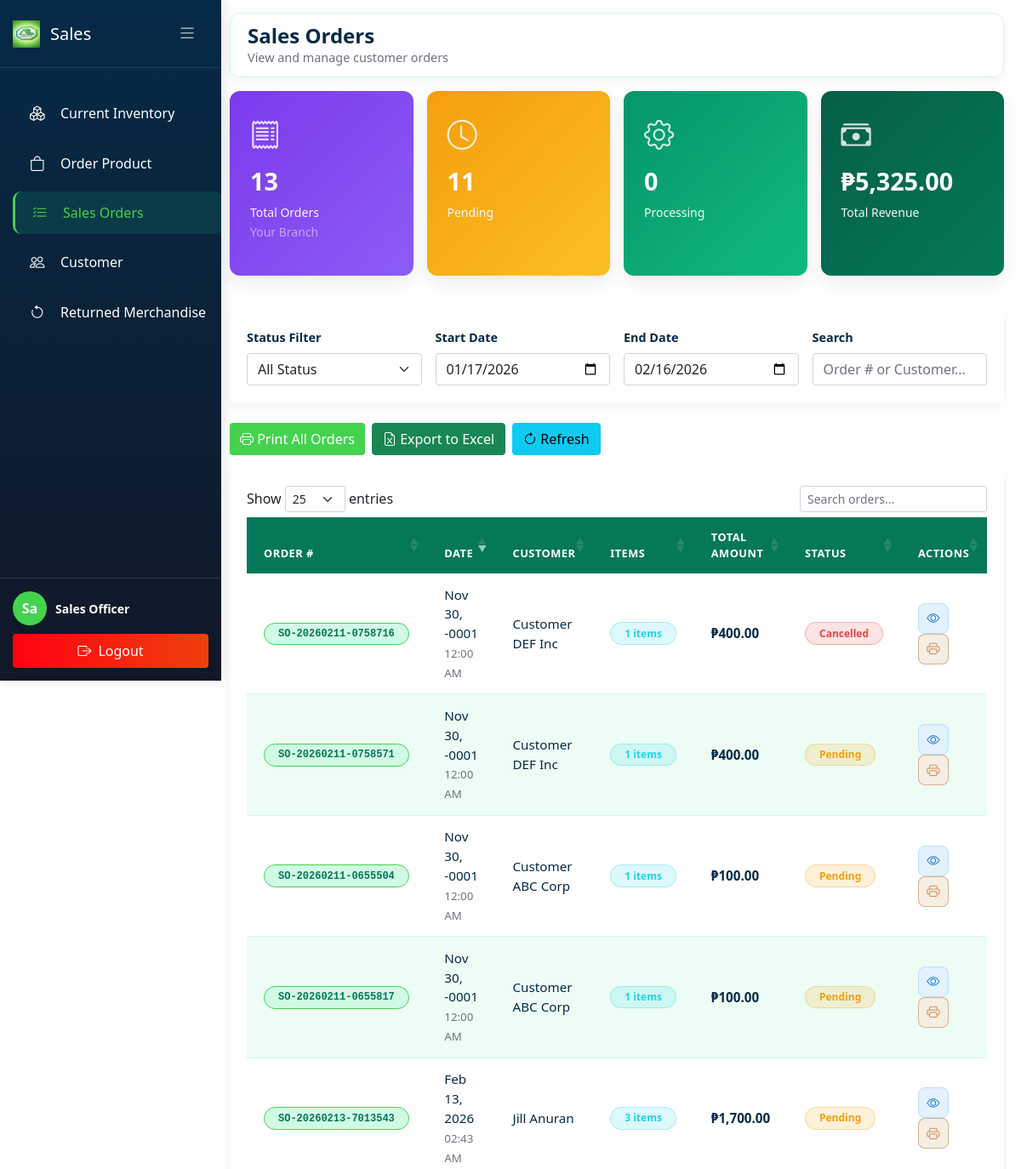
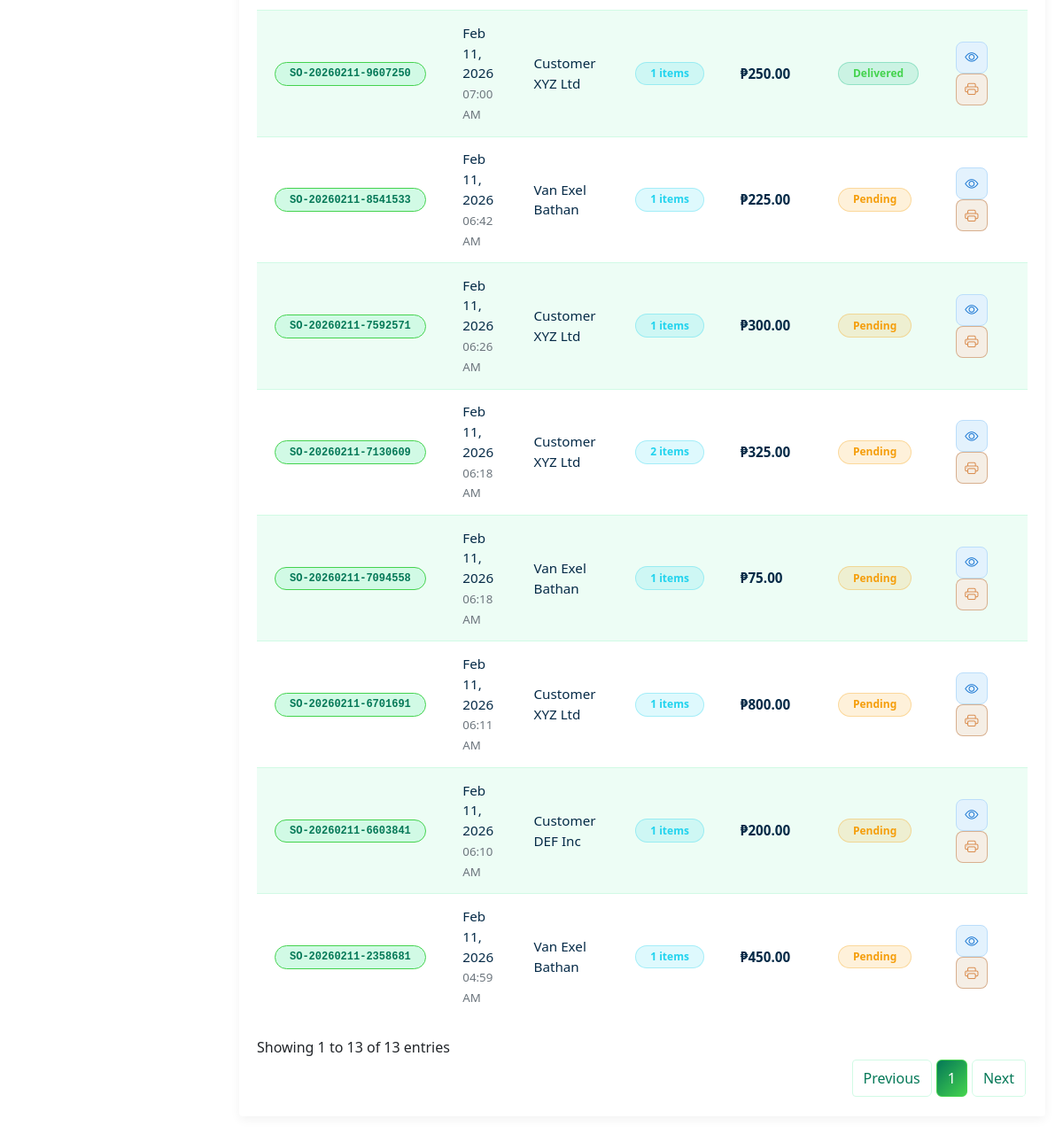
The page /Sales/sales_order.php (signed in) on the database as committed earlier (2 pictures, top to bottom).
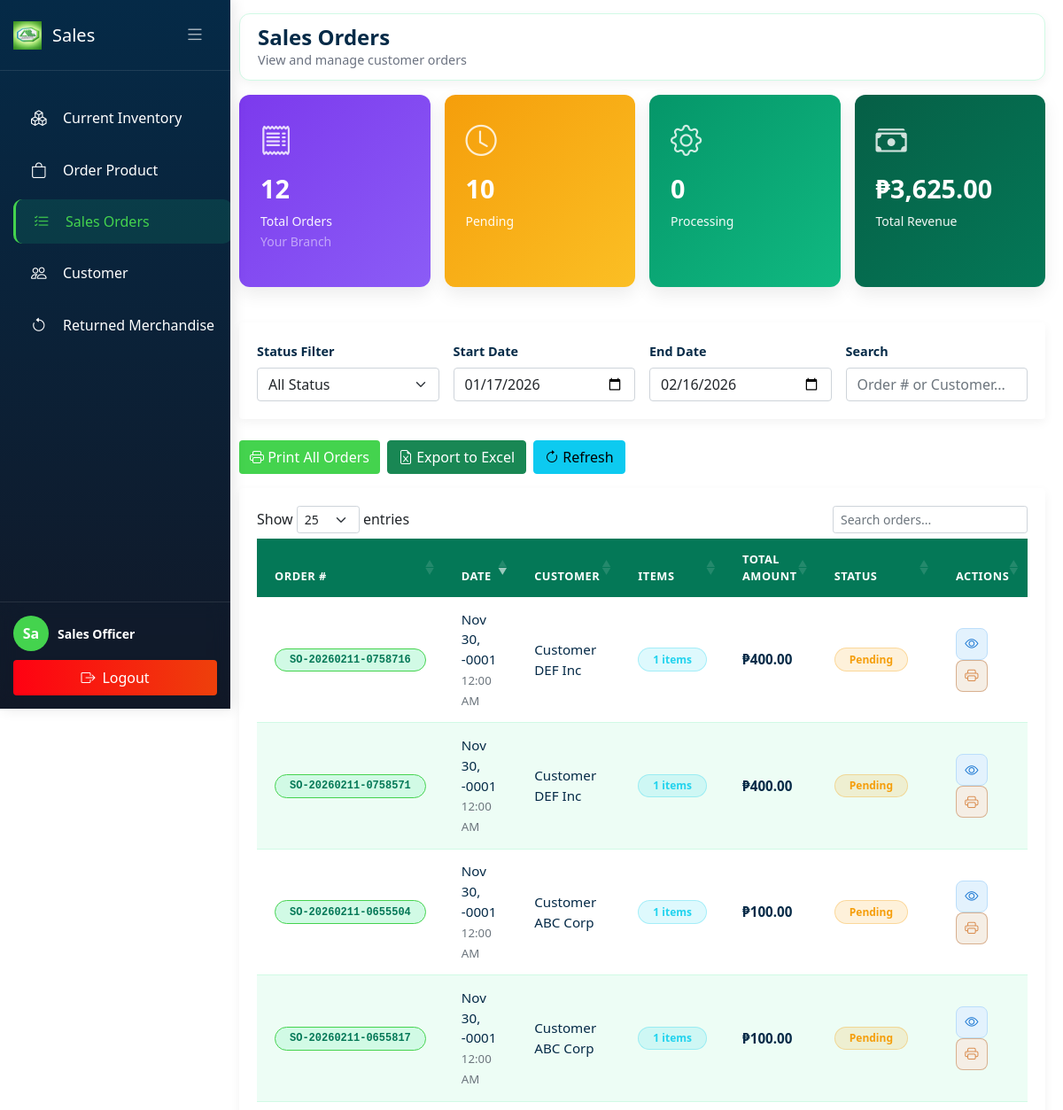
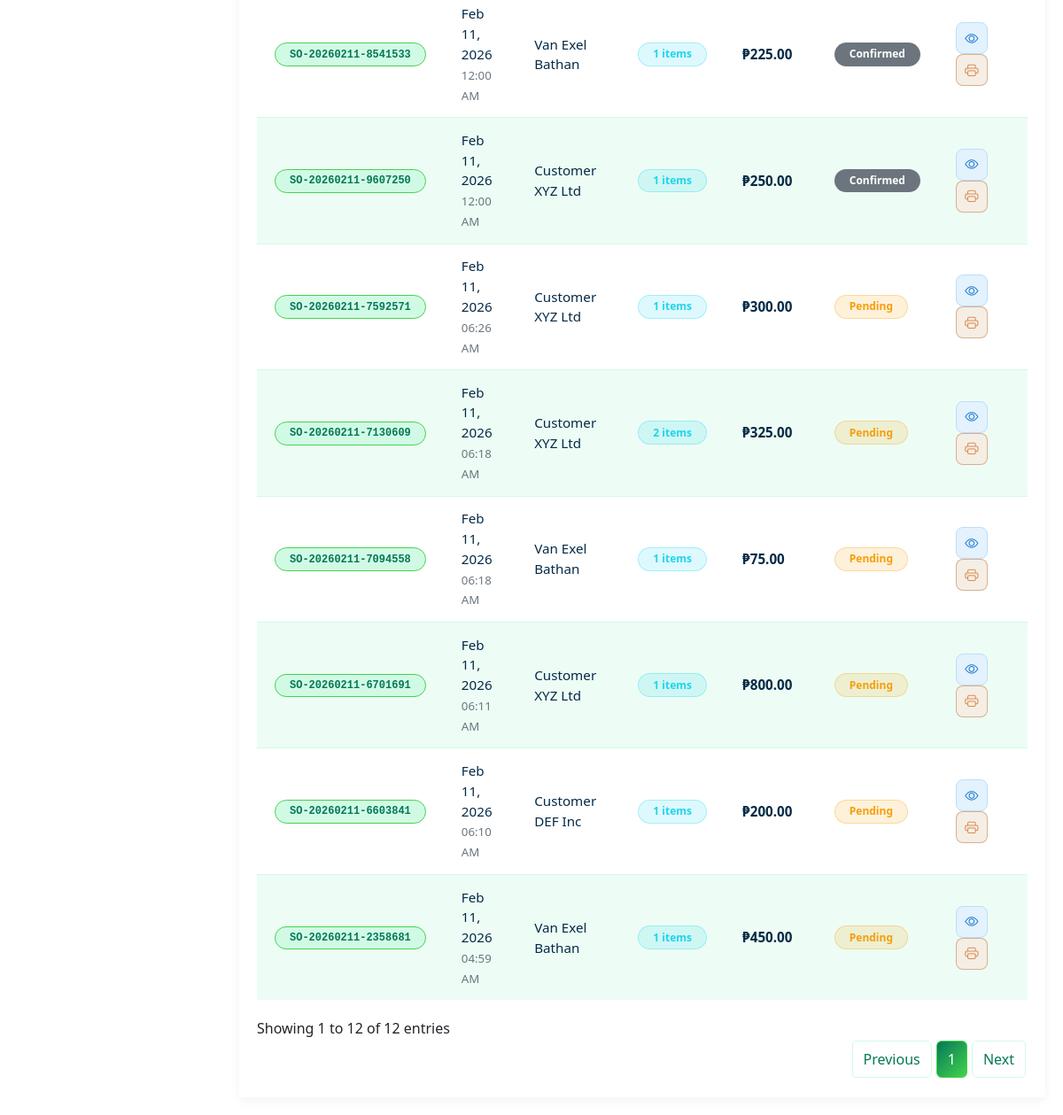
The same page on the database as committed later (2 pictures, top to bottom).
### tables this page shows
CREATE TABLE `sales_orders` (
  `so_id` int(11) NOT NULL,
  `so_number` varchar(50) NOT NULL,
  `customer_id` int(11) NOT NULL,
  `branch_id` int(11) DEFAULT NULL,
  `order_date` datetime NOT NULL,
  `delivery_date` date DEFAULT NULL,
  `total_amount` decimal(12,2) NOT NULL,
  `order_status` enum('pending','confirmed','processing','ready','delivered','cancelled') DEFAULT 'pending',
  `created_by` int(11) NOT NULL,
  `created_at` timestamp NOT NULL DEFAULT current_timestamp(),
  `updated_at` timestamp NOT NULL DEFAULT current_timestamp() ON UPDATE current_timestamp()
);

CREATE TABLE `customers` (
  `customer_id` int(11) NOT NULL,
  `customer_name` varchar(100) NOT NULL,
  `customer_code` varchar(50) NOT NULL,
  `contact_person` varchar(100) DEFAULT NULL,
  `email` varchar(100) DEFAULT NULL,
  `phone_number` varchar(20) DEFAULT NULL,
  `address` varchar(255) DEFAULT NULL,
  `city` varchar(50) DEFAULT NULL,
  `longitude` decimal(10,6) DEFAULT NULL,
  `latitude` decimal(10,8) DEFAULT NULL,
  `credit_limit` decimal(12,2) DEFAULT 0.00,
  `credit_used` decimal(12,2) DEFAULT 0.00,
  `status` enum('active','inactive','suspended') DEFAULT 'active',
  `created_at` timestamp NOT NULL DEFAULT current_timestamp(),
  `updated_at` timestamp NOT NULL DEFAULT current_timestamp() ON UPDATE current_timestamp(),
  `branch_id` int(11) DEFAULT NULL
);

### config/session_handler.php (called while the page is built, shortened)
<?php
function getUserBranchId() {
    return isset($_SESSION['branch_id']) ? $_SESSION['branch_id'] : 0;
}

### Sales/sales_order.php (the view, shortened to what the changed rows need)
<?php
require_once '../config/database.php';
require_once '../config/session_handler.php';
$view_all_branches = $_SESSION['view_all_branches'] ?? false;
$branch_id = getUserBranchId();
$branch_column_exists = false;
$check_column = $conn->query("SHOW COLUMNS FROM sales_orders LIKE 'branch_id'");
if ($check_column && $check_column->num_rows > 0) {
    $branch_column_exists = true;
}
$where_conditions = ["1=1"];
$params = [];
$param_types = "";
if ($branch_column_exists) {
    if ($view_all_branches) {
    } else {
        $where_conditions[] = "so.branch_id = ?";
        $params[] = $branch_id;
        $param_types .= "i";
    }
}
$sql = "SELECT
            so.so_id,
            so.so_number,
            so.order_date,
            so.total_amount,
            so.order_status,
            so.branch_id,
            c.customer_name,
            b.branch_name,
            (SELECT COUNT(*) FROM sales_order_items WHERE so_id = so.so_id) as item_count
        FROM sales_orders so
        LEFT JOIN customers c ON so.customer_id = c.customer_id
        LEFT JOIN branches b ON so.branch_id = b.branch_id
        WHERE " . implode(" AND ", $where_conditions) . "
        ORDER BY so.order_date DESC";
if (!empty($params)) {
    $stmt = $conn->prepare($sql);
    $stmt->bind_param($param_types, ...$params);
} else {
    $stmt = $conn->prepare($sql);
}
$stmt->execute();
$result = $stmt->get_result();
$orders = $result->fetch_all(MYSQLI_ASSOC);
if ($branch_column_exists && !$view_all_branches) {
    $stats_sql = "SELECT
                    COUNT(*) as total_orders,
                    SUM(CASE WHEN order_status = 'pending' THEN 1 ELSE 0 END) as pending,
                    SUM(CASE WHEN order_status = 'processing' THEN 1 ELSE 0 END) as processing,
                    SUM(CASE WHEN order_status = 'shipped' THEN 1 ELSE 0 END) as shipped,
                    SUM(CASE WHEN order_status = 'delivered' THEN 1 ELSE 0 END) as delivered,
                    SUM(CASE WHEN order_status = 'cancelled' THEN 1 ELSE 0 END) as cancelled,
                    COALESCE(SUM(total_amount), 0) as total_revenue
                  FROM sales_orders
                  WHERE branch_id = ?";
    $stats_stmt = $conn->prepare($stats_sql);
    $stats_stmt->bind_param('i', $branch_id);
}
$stats_stmt->execute();
$stats_result = $stats_stmt->get_result();
$stats = $stats_result->fetch_assoc();
?>
<!DOCTYPE html>
<html lang="en">
<head>
    <link rel="stylesheet" href="../css/sales.css">
    <link href="https://cdn.jsdelivr.net/npm/bootstrap@5.1.3/dist/css/bootstrap.min.css" rel="stylesheet">
    <link rel="stylesheet" href="https://cdn.jsdelivr.net/npm/bootstrap-icons@1.8.1/font/bootstrap-icons.css">
    <link rel="stylesheet" type="text/css" href="https://cdn.datatables.net/1.11.5/css/dataTables.bootstrap5.min.css">
</head>
<body>
    <div id="appPage">
        <div class="main-content">
            <div class="navbar-top no-print">
                <div class="page-title">
                    <h2>Sales Orders</h2>
                </div>
            </div>
            <div class="row g-3 mb-4 no-print">
                <div class="col-md-3 mb-3">
                    <div class="stat-card inventory">
                        <div>
                            <div class="stat-value"><?php echo $stats['total_orders'] ?? 0; ?></div>
                            <div class="stat-label">Total Orders</div>
                            <?php if ($branch_column_exists && !$view_all_branches): ?>
                                <small class="text-white-50">Your Branch</small>
                            <?php endif; ?>
                        </div>
                    </div>
                </div>
                <div class="col-md-3 mb-3">
                    <div class="stat-card pending">
                        <div>
                            <div class="stat-value"><?php echo $stats['pending'] ?? 0; ?></div>
                            <div class="stat-label">Pending</div>
                        </div>
                    </div>
                </div>
                <div class="col-md-3 mb-3">
                    <div class="stat-card complete">
                        <div>
                            <div class="stat-value">₱<?php echo number_format($stats['total_revenue'] ?? 0, 2); ?></div>
                            <div class="stat-label">Total Revenue</div>
                        </div>
                    </div>
                </div>
            </div>
            <div class="card">
                <div class="card-body">
                    <div class="table-responsive">
                        <table class="table table-hover mb-0" id="ordersTable">
                            <thead class="table-light">
                                <tr>
                                    <th>Order #</th>
                                    <th>Date</th>
                                    <th>Customer</th>
                                    <th>Items</th>
                                    <th>Total Amount</th>
                                    <th>Status</th>
                                    <th class="no-print">Actions</th>
                                </tr>
                            </thead>
                            <tbody>
                                <?php if (empty($orders)): ?>
                                    <tr>
                                        <td colspan="<?php echo ($branch_column_exists && $view_all_branches) ? '8' : '7'; ?>" class="text-center text-muted py-4">
                                            <i class="bi bi-inbox" style="font-size: 2rem;"></i><br>
                                            No orders found
                                            <?php if ($branch_column_exists && !$view_all_branches): ?>
                                                <br><small>No orders for your branch yet</small>
                                            <?php endif; ?>
                                        </td>
                                    </tr>
                                <?php else: ?>
                                    <?php foreach ($orders as $order): ?>
                                        <tr>
                                            <td><span class="badge bg-light text-dark"><?php echo htmlspecialchars($order['so_number']); ?></span></td>
                                            <td>
                                                <?php echo date('M d, Y', strtotime($order['order_date'])); ?><br>
                                                <small class="text-muted"><?php echo date('h:i A', strtotime($order['order_date'])); ?></small>
                                            </td>
                                            <td><?php echo htmlspecialchars($order['customer_name'] ?? 'Walk-in Customer'); ?></td>
                                            <td><span class="badge bg-info"><?php echo $order['item_count']; ?> items</span></td>
                                            <td><strong>₱<?php echo number_format($order['total_amount'], 2); ?></strong></td>
                                            <td>
                                                <?php
                                                $status_badge = [
                                                    'pending' => 'bg-warning',
                                                    'processing' => 'bg-info',
                                                    'shipped' => 'bg-primary',
                                                    'delivered' => 'bg-success',
                                                    'cancelled' => 'bg-danger'
                                                ];
                                                $status_text = [
                                                    'pending' => 'Pending',
                                                    'processing' => 'Processing',
                                                    'shipped' => 'Shipped',
                                                    'delivered' => 'Delivered',
                                                    'cancelled' => 'Cancelled'
                                                ];
                                                ?>
                                                <span class="badge <?php echo $status_badge[$order['order_status']] ?? 'bg-secondary'; ?>">
                                                    <?php echo $status_text[$order['order_status']] ?? ucfirst($order['order_status']); ?>
                                                </span>
                                            </td>
                                            <td class="no-print">
                                                <div class="action-btn" role="group">
                                                    <button class="btn-action btn-view" onclick="viewOrderDetails(<?php echo $order['so_id']; ?>)" title="View Details">
                                                        <i class="bi bi-eye"></i>
                                                    </button>
                                                    <button  class="btn-action btn-print" onclick="printSingleOrder(<?php echo $order['so_id']; ?>)" title="Print Order">
                                                        <i class="bi bi-printer"></i>
                                                    </button>
                                                </div>
                                            </td>
                                        </tr>
                                    <?php endforeach; ?>
                                <?php endif; ?>
                            </tbody>
                        </table>
                    </div>
                </div>
            </div>
        </div>
    </div>
</body>
</html>

Rows that differ between the two databases and show on the page:
removed sales_orders: so_number "SO-20260213-7013543", order_date "Feb 13, 2026", order_date "02:43 AM", customer.customer_name "Jill Anuran", item_count "3", total_amount "1,700.00", order_status "Pending"
changed sales_orders "SO-20260211-8541533": order_date "06:42 AM" → "12:00 AM"; order_status "Pending" → "Confirmed"; moves down the list
changed sales_orders "SO-20260211-9607250": order_date "07:00 AM" → "12:00 AM"; order_status "Delivered" → "Confirmed"; moves down the list
changed sales_orders "SO-20260211-0758716": order_status "Cancelled" → "Pending"
Other text that changed with them:
$stats['total_orders']: "13" → "12"
$stats['pending']: "11" → "10"
$stats['total_revenue']: "5,325.00" → "3,625.00"
text written by a page script: "Show entries Showing 1 to 13 of 13 entries Previous 1 Next" → "Show entries Showing 1 to 12 of 12 entries Previous 1 Next"
